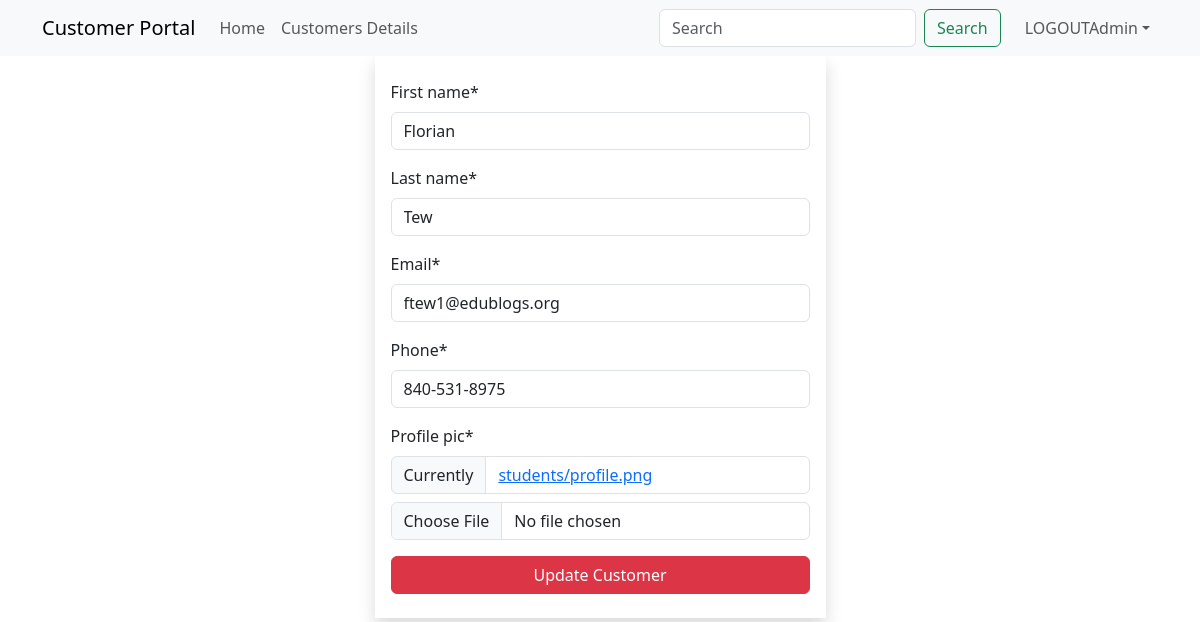
The page /customers/update/2 (signed in) on the database its author committed.
### main_app/models.py (models this page shows, shortened)
class Customer(models.Model):
    first_name = models.CharField(max_length=25)
    last_name = models.CharField(max_length=25)
    email = models.EmailField(unique=True)
    phone = models.CharField(max_length=25)
    profile_pic = models.ImageField(upload_to=generate_unique_name, null=True, default="students/default.png")
    created_at = models.DateTimeField(auto_now_add=True)  # updates time automatically
    updated_at = models.DateTimeField(auto_now=True)  # hapa inaonyesha last time it was updated on the database

### main_app/views.py (the view)
# urls.py: path('customers/update/<int:customer_id>', views.update_customer, name="update"),
@login_required
def update_customer(request, customer_id):
    customer = get_object_or_404(Customer, pk=customer_id)
    if request.method == 'POST':
        form = CustomerForm(request.POST, instance=customer)
        if form.is_valid():
            form.save()
            messages.success(request, f"Successfully updated customer {customer.first_name}")
            return redirect("details", customer_id)
    else:
        form = CustomerForm(instance=customer)
        return render(request, "update.html", {"form": form})

### main_app/app_forms.py
class CustomerForm(forms.ModelForm):
    class Meta:
        model = Customer
        fields = "__all__"
        widgets = {
            "dob": forms.DateInput(attrs={"min": "1990-01-01", "max": "1999-12-31"}),
            "kcpe_score": forms.NumberInput(attrs={"max": 500, "min": 0})
        }

### templates/update.html (shortened to what this page needs)
{% extends 'base.html' %}
{% load crispy_forms_filters %}
{% block content %}
    {% include 'navbar.html' %}
    <div class="container">
        <div class="row justify-content-center">
            <div class="col-sm-5">
                <form action="{{ request.path }}" method="post" class="shadow px-3 py-4" enctype="multipart/form-data">
                    {{ form | crispy }}
                    <button class="btn btn-danger w-100">Update Customer</button>
                </form>
            </div>
        </div>
    </div>
{% endblock %}

### templates/navbar.html (shortened to what this page needs)
<nav class="navbar sticky-top navbar-expand-lg navbar-light bg-light">
    <div class="container">
        <a class="navbar-brand" href="{% url 'home' %}">Customer Portal</a>
        <div class="collapse navbar-collapse" id="navbarTogglerDemo02">
            <ul class="navbar-nav me-auto mb-2 mb-lg-0">
                <li class="nav-item">
                    <a class="nav-link  {% if '/' == request.path %} active {% endif %}" aria-current="page"
                       href="{% url 'home' %}">Home</a>
                </li>
                <li class="nav-item">
                    <a class="nav-link {% if 'show' in request.path %} active {% endif %} " href="{% url 'home' %}">Customers Details</a>
                </li>
            </ul>
            <form class="d-flex" method="get" action="{% url 'search' %}">
                <input class="form-control me-2" name="search" type="search" placeholder="Search" aria-label="Search">
                <button class="btn btn-outline-success" type="submit">Search</button>
            </form>
            <ul class="navbar-nav ms-3 mb-2 mb-lg-0">
                <li class="nav-item dropdown">
                    <a class="nav-link dropdown-toggle" href="#" role="button" data-bs-toggle="dropdown">LOGOUT{{ user.first_name }}</a>
                </li>
            </ul>
        </div>
    </div>
</nav>

### rows shown on the page
Customer: first_name "Florian", last_name "Tew", email "ftew1@edublogs.org", phone "840-531-8975"

### other values the page prints
{{ user.first_name }} "Admin"
